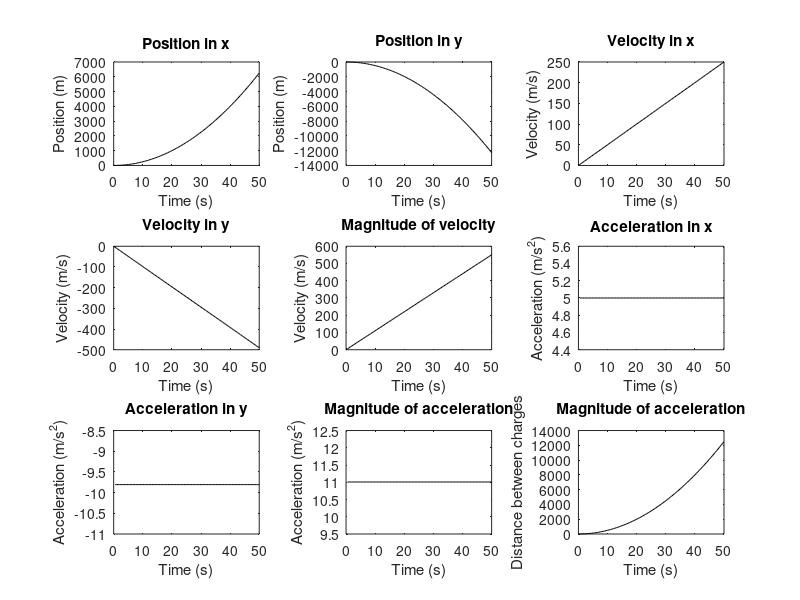

Reproduce this figure in MATLAB.
clc %Clear console
a = 0;
b = 50;
deltax = 0.5;
n = (b-a)/deltax + 1; % Add 1 to include the initial value of x, y, vx, vy, ax, ay

% Initialize variables 
x = NaN(1,n);
y = NaN(1,n); 
vx = NaN(1,n); 
vy = NaN(1,n); 
ax = NaN(1,n); 
ay = NaN(1,n); 
v_mag = NaN(1,n);
a_mag = NaN(1,n);

% Prompt user to enter Q, E, m
Q = input('Enter charge: ');
E = input('Enter Electric field: ');
m = input('Enter mass: ');

% Charge over mass Q/m
Qm = Q/m
%Gravity
g = 9.80665;
% Time 
t = a:deltax:b;

% Formulas of postition, velocity and aceleration
x = (Q/(2*m))*E.*(t.^2);
y = -g.*((t.^2)/2);
vx = (Q/m)*E.*t;
vy = -g.*t;
v_mag = sqrt((vx.^2)+(vy.^2));
ax = vx./t;
ay = vy./t;
a_mag = sqrt((ax.^2)+(ay.^2));
r = 2.*((Q/(2*m))*E.*(t.^2));



% Plotting
subplot(3,3,1)
plot(t,x,'k')
title('Position in x')
xlabel('Time (s)')
ylabel('Position (m)')
subplot(3,3,2)
plot(t,y,'k')
title('Position in y')
xlabel('Time (s)')
ylabel('Position (m)')
subplot(3,3,3)
plot(t,vx,'k')
title('Velocity in x')
xlabel('Time (s)')
ylabel('Velocity (m/s)')
subplot(3,3,4)
plot(t,vy,'k')
title('Velocity in y')
xlabel('Time (s)')
ylabel('Velocity (m/s)')
subplot(3,3,5)
plot(t,v_mag,'k')
title('Magnitude of velocity')
xlabel('Time (s)')
ylabel('Velocity (m/s)')
subplot(3,3,6)
plot(t,ax,'k')
title('Acceleration in x')
xlabel('Time (s)')
ylabel('Acceleration (m/s^2)')
subplot(3,3,7)
plot(t,ay,'k')
title('Acceleration in y')
xlabel('Time (s)')
ylabel('Acceleration (m/s^2)')
subplot(3,3,8)
plot(t,a_mag,'k')
title('Magnitude of acceleration')
xlabel('Time (s)')
ylabel('Acceleration (m/s^2)')
subplot(3,3,9)
plot(t,r,'k')
title('Magnitude of acceleration')
xlabel('Time (s)')
ylabel('Distance between charges')